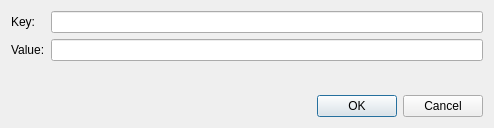
<?xml version="1.0" encoding="UTF-8"?>
<ui version="4.0">
 <class>ApplicationEnvironmentDialog</class>
 <widget class="QDialog" name="ApplicationEnvironmentDialog">
  <property name="geometry">
   <rect>
    <x>0</x>
    <y>0</y>
    <width>494</width>
    <height>128</height>
   </rect>
  </property>
  <property name="windowTitle">
   <string>Edit Application Environment</string>
  </property>
  <property name="modal">
   <bool>true</bool>
  </property>
  <layout class="QVBoxLayout" name="verticalLayout">
   <item>
    <layout class="QFormLayout" name="formLayout">
     <item row="0" column="0">
      <widget class="QLabel" name="keyLabel">
       <property name="text">
        <string>Key:</string>
       </property>
      </widget>
     </item>
     <item row="0" column="1">
      <widget class="QLineEdit" name="keyEdit">
       <property name="readOnly">
        <bool>true</bool>
       </property>
      </widget>
     </item>
     <item row="1" column="0">
      <widget class="QLabel" name="valueLabel">
       <property name="text">
        <string>Value:</string>
       </property>
      </widget>
     </item>
     <item row="1" column="1">
      <widget class="QLineEdit" name="valueEdit">
       <property name="readOnly">
        <bool>false</bool>
       </property>
      </widget>
     </item>
    </layout>
   </item>
   <item>
    <widget class="QDialogButtonBox" name="buttonBox">
     <property name="standardButtons">
      <set>QDialogButtonBox::StandardButton::Cancel|QDialogButtonBox::StandardButton::Ok</set>
     </property>
    </widget>
   </item>
  </layout>
 </widget>
 <resources/>
 <connections/>
</ui>
